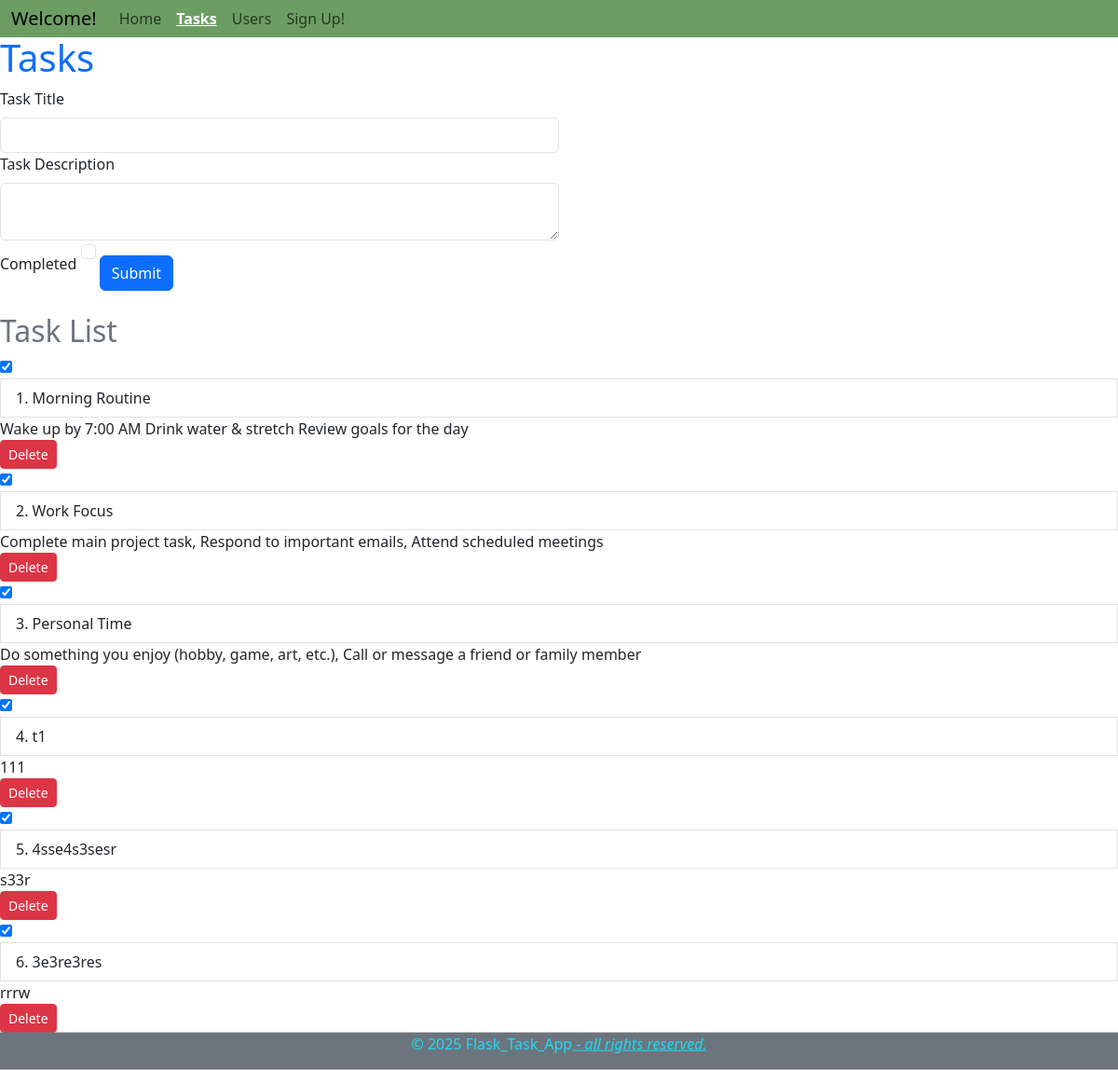
The page /tasks on the database its author committed.
### app/models.py (models this page shows, shortened)
class Task(db.Model):
    task_id = db.Column(db.Integer, primary_key=True)
    title = db.Column(db.String(100), nullable=False)
    description = db.Column(db.Text, nullable=False)
    completed = db.Column(db.Boolean, default=False)
    user_id = db.Column(db.Integer, db.ForeignKey('user.user_id'), nullable=False)

### app/routes.py (the view, shortened to what this page needs)
@app.route('/tasks', methods=['GET', 'POST'])
def tasks():
    form = TaskForm()
    tasks = Task.query.all()
    return render_template('tasks.html', title='Tasks', task_form=form, tasks=tasks)

### app/forms.py
class TaskForm(FlaskForm):
   title = StringField('Task Title')
   description = TextAreaField('Task Description')
   completed = BooleanField('Completed')
   submit = SubmitField('Submit')

### app/templates/tasks.html (shortened to what this page needs)
{% extends "base.html" %}
{% block content %}
<h1 class="text-primary">Tasks</h1>
<form action="" method="post">
    {{ task_form.title.label(class="form-label") }}
    {{ task_form.title(class="form-control w-50") }}
    {{ task_form.description.label(class="form-label") }}
    {{ task_form.description(class="form-control w-50") }}
    {{ task_form.completed.label(class="form-check-label") }}
    {{ task_form.completed(class="form-check-input") }}
    {{ task_form.submit(class="btn btn-primary mt-3") }}
</form>
<h2 class="text-secondary mt-4">Task List</h2>
<div class="list-group">
    {% for task in tasks %}
    <form action="{{ url_for('toggle_task', task_id=task.task_id) }}" method="post" style="display: inline;">
        <input type="checkbox"
            {% if task.completed %} checked {% endif %}
            onchange="this.form.submit()"
            id="task-{{ task.task_id }}"
            title="Mark task as completed">
    </form>
    <label for="task-{{ task.task_id }}" class="list-group-item">
        {{ loop.index }}. {{ task.title }}
    </label>
    <span>{{ task.description }}</span>
    <form action="{{ url_for('delete_task', task_id=task.task_id) }}" method="post" style="display: inline;">
        <button type="submit" class="btn btn-danger btn-sm">Delete</button>
    </form>
    {% endfor %}
</div>
{% endblock %}

### app/templates/base.html (shortened to what this page needs)
<!DOCTYPE html>
<html lang="en">
<head>
    <link href="https://cdn.jsdelivr.net/npm/bootstrap@5.3.5/dist/css/bootstrap.min.css" rel="stylesheet">
</head>
</head>
<body>
    <nav class="navbar navbar-expand-sm bg-body-tertiary sticky-top p-0">
        <div class="container-fluid" style="background-color: rgb(108, 158, 99);">
            <a class="navbar-brand" href="#">Welcome!</a>
            <div class="collapse navbar-collapse" id="navbarNavAltMarkup">
                <div class="navbar-nav">
                    <a class="nav-link {% if request.endpoint == 'home' %}active{% endif %}" href="{{ url_for('home') }}">Home</a>
                    <a class="nav-link {% if request.endpoint == 'tasks' %}active{% endif %}" href="{{ url_for('tasks') }}">Tasks</a>
                    <a class="nav-link {% if request.endpoint == 'users' %}active{% endif %}" href="{{ url_for('users') }}">Users</a>
                    <a class="nav-link {% if request.endpoint == 'users' %}active{% endif %}" href="{{ url_for('users') }}">Sign Up!</a>
                </div>
            </div>
        </div>
    </nav>
    {% block content %}
    {% endblock %}
</body>
<footer class="bg-secondary color-rgp text-white text-center py-0 mt-auto position-sticky bottom-0">
    <p style="color: rgb(29, 220, 249);">&copy; 2025 Flask_Task_App<i class="text-decoration-underline"> - all rights reserved.</i></p></footer>
</html>

### app/templates/base.html (style rules this page uses)
html, body { height: 100%; }
body { display: flex; flex-direction: column; }
nav { flex-grow: 0; margin-top: -2px; }
.navbar-nav .nav-link.active { text-decoration: underline; font-weight: bold; color: white !important; }

### rows shown on the page
Task: completed "☑", title "Morning Routine", description "Wake up by 7:00 AM Drink water & stretch Review goals for the day"
Task: completed "☑", title "Work Focus", description "Complete main project task, Respond to important emails, Attend scheduled meetings"
Task: completed "☑", title "Personal Time", description "Do something you enjoy (hobby, game, art, etc.), Call or message a friend or family member"
Task: completed "☑", title "t1", description "111"
Task: completed "☑", title "4sse4s3sesr", description "s33r"
Task: completed "☑", title "3e3re3res", description "rrrw"

### other values the page prints
{{ task_form.title.label(class="form-label") }} "Task Title"
{{ task_form.description.label(class="form-label") }} "Task Description"
{{ task_form.completed.label(class="form-check-label") }} "Completed"
